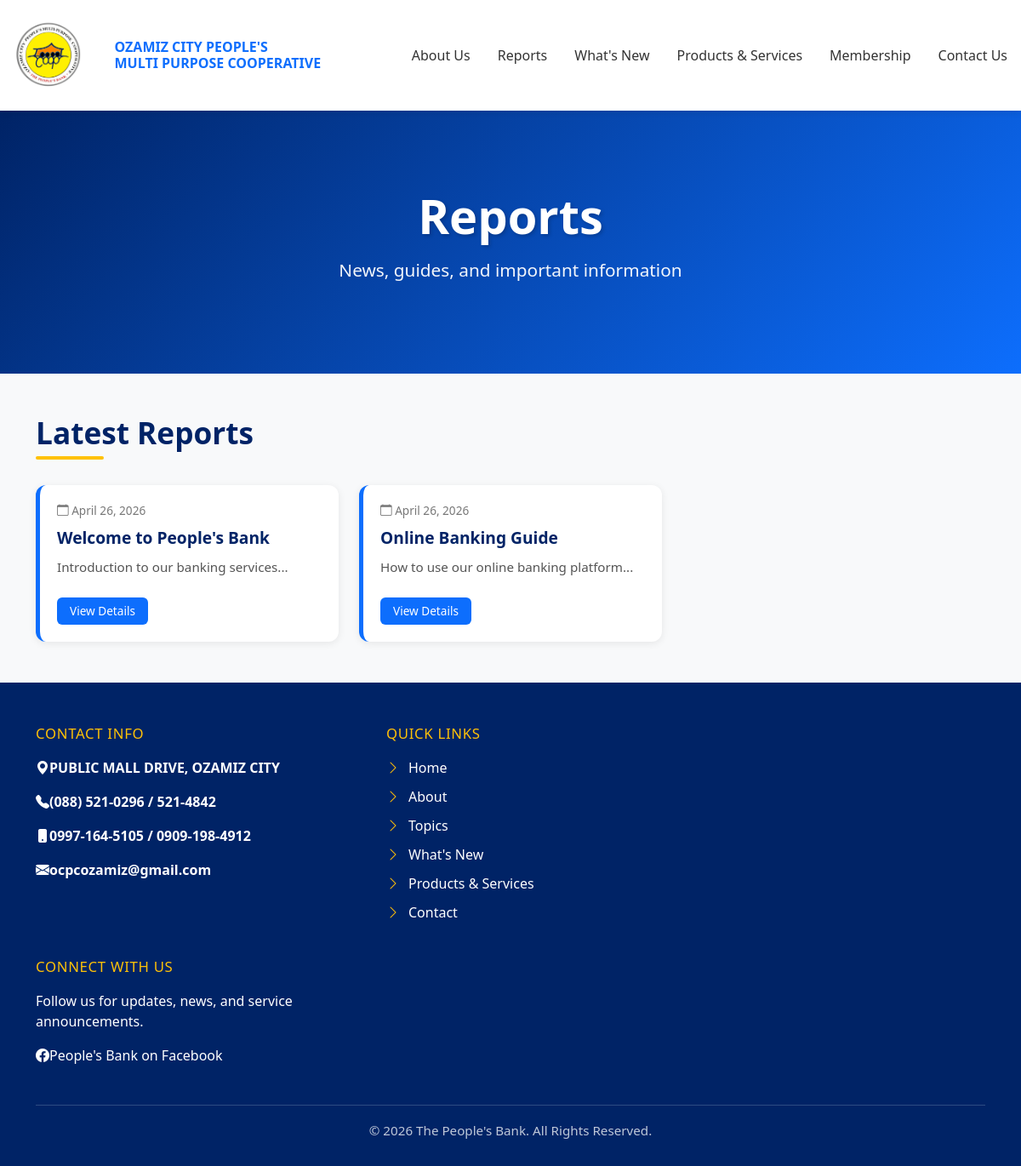
The app's page /reports.php with its own data.
### tables this page shows
CREATE TABLE IF NOT EXISTS topics (
    id INT PRIMARY KEY AUTO_INCREMENT,
    title VARCHAR(255) NOT NULL,
    description TEXT,
    slug VARCHAR(255) UNIQUE,
    status ENUM('published', 'draft', 'archived') DEFAULT 'draft',
    created_at TIMESTAMP DEFAULT CURRENT_TIMESTAMP,
    updated_at TIMESTAMP DEFAULT CURRENT_TIMESTAMP ON UPDATE CURRENT_TIMESTAMP,
    created_by INT,
    FOREIGN KEY (created_by) REFERENCES users(id)
);

### reports.php (the view, shortened to what this page needs)
<?php
require_once 'db_function/db.php';
$stmt = $pdo->query("SELECT * FROM topics WHERE status = 'published' ORDER BY created_at DESC");
$topics = $stmt->fetchAll();
?>
<!DOCTYPE html>
<html lang="en">
<head>
    <link href="https://cdn.jsdelivr.net/npm/bootstrap@5.3.2/dist/css/bootstrap.min.css" rel="stylesheet">
    <link rel="stylesheet" href="https://cdn.jsdelivr.net/npm/bootstrap-icons@1.11.3/font/bootstrap-icons.min.css">
</head>
<body>
<?php include 'includes/navbar.php'; ?>
<div class="page-header">
    <div class="container">
        <h1>Reports</h1>
        <p>News, guides, and important information</p>
    </div>
</div>
<div class="container py-5">
    <h2 class="section-title">Latest Reports</h2>
    <div class="row g-4">
        <?php foreach ($topics as $topic): ?>
            <div class="col-md-6 col-lg-4">
                <div class="topic-card">
                    <div class="topic-date mb-2">
                        <i class="bi bi-calendar"></i>
                        <?= date('F d, Y', strtotime($topic['created_at'])) ?>
                    </div>
                    <div class="topic-title mb-2">
                        <?= htmlspecialchars($topic['title']) ?>
                    </div>
                    <p class="topic-desc">
                        <?= substr(strip_tags($topic['description']), 0, 120) ?>...
                    </p>
                    <button class="btn-view mt-2"
                        data-bs-toggle="modal"
                        data-bs-target="#topicModal<?= $topic['id'] ?>">
                        View Details
                    </button>
                </div>
            </div>
        <?php endforeach; ?>
    </div>
</div>
<?php include 'includes/footer.php'; ?>
</body>
</html>

### reports.php (style rules this page uses)
:root { --primary-blue: #002366; --primary-light: #0d6efd; --accent-gold: #ffc107; --bg-light: #f8f9fa; }
body { font-family: 'Segoe UI', Arial, sans-serif; background: var(--bg-light); }
.page-header { background: linear-gradient(135deg, var(--primary-blue), var(--primary-light)); color: white; padding: 90px 0; text-align: center; }
.page-header h1 { font-size: 3.5rem; font-weight: 700; margin-bottom: 15px; text-shadow: 2px 2px 4px rgba(0, 0, 0, 0.2); }
.page-header p { font-size: 1.3rem; opacity: 0.95; }
.section-title { font-size: 2.2rem; font-weight: 700; color: var(--primary-blue); margin-bottom: 40px; position: relative; }
.section-title::after { content: ""; width: 80px; height: 4px; background: var(--accent-gold); position: absolute; left: 0; bottom: -10px; border-radius: 5px; }
.topic-card { background: #fff; border-radius: 12px; padding: 20px; height: 100%; box-shadow: 0 2px 10px rgba(0,0,0,0.08); transition: 0.3s; border-left: 5px solid var(--primary-light); }
.topic-date { font-size: 0.85rem; color: #777; }
.topic-title { font-size: 1.2rem; font-weight: 700; color: var(--primary-blue); }
.topic-desc { font-size: 0.95rem; color: #555; }
.btn-view { background: var(--primary-light); color: white; border: none; padding: 6px 15px; border-radius: 6px; font-size: 0.85rem; }

### records on screen
topics: created_at "April 26, 2026", title "Welcome to People's Bank", description "Introduction to our banking services"
topics: created_at "April 26, 2026", title "Online Banking Guide", description "How to use our online banking platform"
